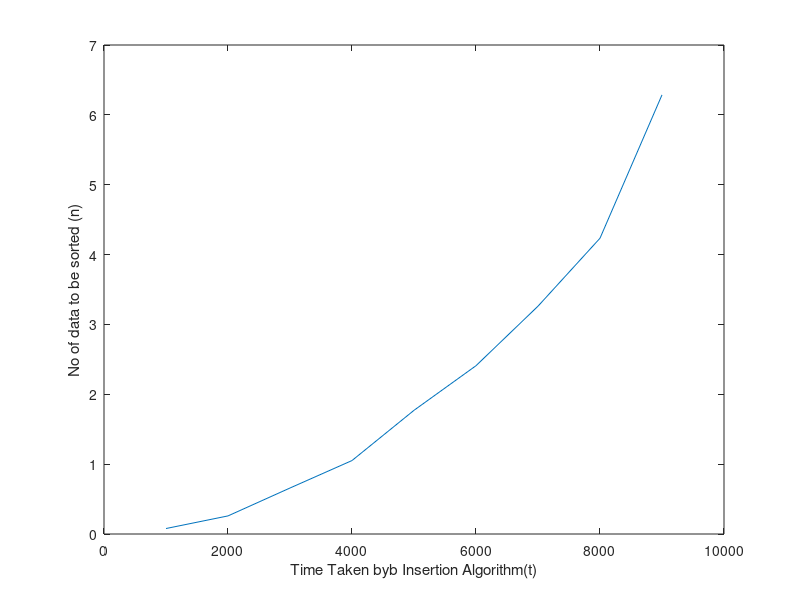

MATLAB code to generate this figure:
n=[1000,2000,3000,4000,5000,6000,7000,8000,9000]
time=[0.07836604118347168,0.2590065002441406,0.6583733558654785,1.0514893531799316,1.7704861164093018,2.4090735912323,3.2611987590789795,4.234099626541138 ,6.285907983779907]
plot(n,time)
xlabel('Time Taken byb Insertion Algorithm(t)')
ylabel('No of data to be sorted (n)')

